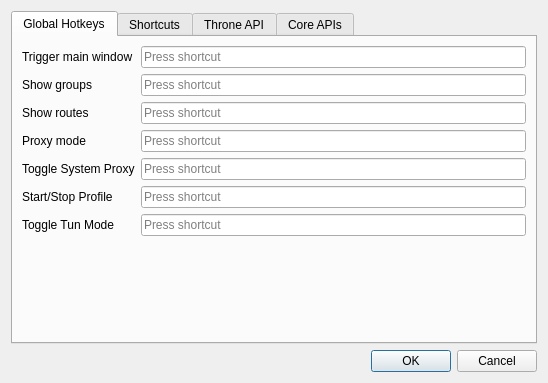
<?xml version="1.0" encoding="UTF-8"?>
<ui version="4.0">
 <class>DialogIntegration</class>
 <widget class="QDialog" name="DialogIntegration">
  <property name="geometry">
   <rect>
    <x>0</x>
    <y>0</y>
    <width>410</width>
    <height>383</height>
   </rect>
  </property>
  <property name="windowTitle">
   <string>Integration Settings</string>
  </property>
  <layout class="QVBoxLayout" name="verticalLayout">
   <item>
    <widget class="QTabWidget" name="tabWidget">
     <property name="currentIndex">
      <number>0</number>
     </property>
     <widget class="QWidget" name="tab">
      <attribute name="title">
       <string>Global Hotkeys</string>
      </attribute>
      <layout class="QFormLayout" name="formLayout">
       <item row="0" column="0">
        <widget class="QLabel" name="label">
         <property name="text">
          <string>Trigger main window</string>
         </property>
         <property name="buddy">
          <cstring>show_mainwindow</cstring>
         </property>
        </widget>
       </item>
       <item row="0" column="1">
        <widget class="QtExtKeySequenceEdit" name="show_mainwindow"/>
       </item>
       <item row="1" column="0">
        <widget class="QLabel" name="label_3">
         <property name="text">
          <string>Show groups</string>
         </property>
         <property name="buddy">
          <cstring>show_groups</cstring>
         </property>
        </widget>
       </item>
       <item row="1" column="1">
        <widget class="QtExtKeySequenceEdit" name="show_groups"/>
       </item>
       <item row="2" column="0">
        <widget class="QLabel" name="label_4">
         <property name="text">
          <string>Show routes</string>
         </property>
         <property name="buddy">
          <cstring>show_routes</cstring>
         </property>
        </widget>
       </item>
       <item row="2" column="1">
        <widget class="QtExtKeySequenceEdit" name="show_routes"/>
       </item>
       <item row="3" column="0">
        <widget class="QLabel" name="label_2">
         <property name="text">
          <string>Proxy mode</string>
         </property>
         <property name="buddy">
          <cstring>system_proxy</cstring>
         </property>
        </widget>
       </item>
       <item row="3" column="1">
        <widget class="QtExtKeySequenceEdit" name="system_proxy"/>
       </item>
       <item row="4" column="0">
        <widget class="QLabel" name="toggle_proxy_l">
         <property name="text">
          <string>Toggle System Proxy</string>
         </property>
         <property name="buddy">
          <cstring>toggle_proxy</cstring>
         </property>
        </widget>
       </item>
       <item row="4" column="1">
        <widget class="QtExtKeySequenceEdit" name="toggle_proxy"/>
       </item>
       <item row="5" column="0">
        <widget class="QLabel" name="toggle_connection_l">
         <property name="text">
          <string>Start/Stop Profile</string>
         </property>
         <property name="buddy">
          <cstring>toggle_connection</cstring>
         </property>
        </widget>
       </item>
       <item row="5" column="1">
        <widget class="QtExtKeySequenceEdit" name="toggle_connection"/>
       </item>
       <item row="6" column="0">
        <widget class="QLabel" name="toggle_tun_l">
         <property name="text">
          <string>Toggle Tun Mode</string>
         </property>
         <property name="buddy">
          <cstring>toggle_tun</cstring>
         </property>
        </widget>
       </item>
       <item row="6" column="1">
        <widget class="QtExtKeySequenceEdit" name="toggle_tun"/>
       </item>
      </layout>
     </widget>
     <widget class="QWidget" name="tab_2">
      <attribute name="title">
       <string>Shortcuts</string>
      </attribute>
      <layout class="QHBoxLayout" name="horizontalLayout">
       <item>
        <widget class="QScrollArea" name="shortcut_area">
         <property name="horizontalScrollBarPolicy">
          <enum>Qt::ScrollBarPolicy::ScrollBarAsNeeded</enum>
         </property>
         <property name="widgetResizable">
          <bool>true</bool>
         </property>
         <widget class="QWidget" name="scrollAreaWidgetContents">
          <property name="geometry">
           <rect>
            <x>0</x>
            <y>0</y>
            <width>59</width>
            <height>16</height>
           </rect>
          </property>
         </widget>
        </widget>
       </item>
      </layout>
     </widget>
     <widget class="QWidget" name="tab_api">
      <attribute name="title">
       <string>Throne API</string>
      </attribute>
      <layout class="QFormLayout" name="apiLayout">
       <item row="0" column="0" colspan="2">
        <widget class="QCheckBox" name="api_enable">
         <property name="text">
          <string>Enable the Throne API</string>
         </property>
        </widget>
       </item>
       <item row="1" column="0">
        <widget class="QLabel" name="api_listen_l">
         <property name="text">
          <string>Listen on</string>
         </property>
         <property name="buddy">
          <cstring>api_listen</cstring>
         </property>
        </widget>
       </item>
       <item row="1" column="1">
        <widget class="QComboBox" name="api_listen">
         <item>
          <property name="text">
           <string>This computer only</string>
          </property>
         </item>
         <item>
          <property name="text">
           <string>Local network</string>
          </property>
         </item>
        </widget>
       </item>
       <item row="2" column="0">
        <widget class="QLabel" name="api_port_l">
         <property name="text">
          <string>Port</string>
         </property>
         <property name="buddy">
          <cstring>api_port</cstring>
         </property>
        </widget>
       </item>
       <item row="2" column="1">
        <widget class="QSpinBox" name="api_port">
         <property name="minimum">
          <number>1</number>
         </property>
         <property name="maximum">
          <number>65535</number>
         </property>
         <property name="value">
          <number>9095</number>
         </property>
        </widget>
       </item>
       <item row="3" column="0">
        <widget class="QLabel" name="api_allow_l">
         <property name="text">
          <string>Allowed addresses</string>
         </property>
         <property name="buddy">
          <cstring>api_allow</cstring>
         </property>
        </widget>
       </item>
       <item row="3" column="1">
        <widget class="QLineEdit" name="api_allow">
         <property name="placeholderText">
          <string>Any address, or e.g. 192.168.1.0/24, 10.0.0.5</string>
         </property>
        </widget>
       </item>
       <item row="4" column="0" colspan="2">
        <widget class="QCheckBox" name="api_admin_lan">
         <property name="toolTip">
          <string>Lets devices on the local network import, delete, change settings, back up and restore through the Throned API. This device can always do so.</string>
         </property>
         <property name="text">
          <string>Allow management from the local network</string>
         </property>
        </widget>
       </item>
       <item row="5" column="0">
        <widget class="QLabel" name="api_key_l">
         <property name="text">
          <string>Key</string>
         </property>
         <property name="buddy">
          <cstring>api_key</cstring>
         </property>
        </widget>
       </item>
       <item row="5" column="1">
        <widget class="QLineEdit" name="api_key">
         <property name="echoMode">
          <enum>QLineEdit::EchoMode::Password</enum>
         </property>
         <property name="readOnly">
          <bool>true</bool>
         </property>
        </widget>
       </item>
       <item row="6" column="1">
        <layout class="QHBoxLayout" name="apiKeyButtons">
         <item>
          <widget class="QPushButton" name="api_key_show">
           <property name="text">
            <string>Show</string>
           </property>
           <property name="checkable">
            <bool>true</bool>
           </property>
          </widget>
         </item>
         <item>
          <widget class="QPushButton" name="api_key_copy">
           <property name="text">
            <string>Copy</string>
           </property>
          </widget>
         </item>
         <item>
          <widget class="QPushButton" name="api_key_regenerate">
           <property name="text">
            <string>Regenerate</string>
           </property>
          </widget>
         </item>
         <item>
          <spacer name="apiKeyButtonsSpacer">
           <property name="orientation">
            <enum>Qt::Orientation::Horizontal</enum>
           </property>
           <property name="sizeHint" stdset="0">
            <size>
             <width>40</width>
             <height>20</height>
            </size>
           </property>
          </spacer>
         </item>
        </layout>
       </item>
       <item row="7" column="1">
        <layout class="QHBoxLayout" name="apiCopyLayout">
         <item>
          <widget class="QPushButton" name="api_copy_env">
           <property name="text">
            <string>Copy for scripts</string>
           </property>
          </widget>
         </item>
         <item>
          <spacer name="apiCopySpacer">
           <property name="orientation">
            <enum>Qt::Orientation::Horizontal</enum>
           </property>
           <property name="sizeHint" stdset="0">
            <size>
             <width>40</width>
             <height>20</height>
            </size>
           </property>
          </spacer>
         </item>
        </layout>
       </item>
       <item row="8" column="0">
        <widget class="QLabel" name="api_status_l">
         <property name="text">
          <string>Status</string>
         </property>
        </widget>
       </item>
       <item row="8" column="1">
        <widget class="QLabel" name="api_status">
         <property name="textFormat">
          <enum>Qt::TextFormat::PlainText</enum>
         </property>
         <property name="wordWrap">
          <bool>true</bool>
         </property>
         <property name="textInteractionFlags">
          <set>Qt::TextInteractionFlag::TextSelectableByMouse</set>
         </property>
        </widget>
       </item>
       <item row="9" column="0" colspan="2">
        <widget class="QLabel" name="api_lan_warning">
         <property name="text">
          <string>Devices on your network can control Throne with this key. Your firewall may ask to allow Throne.</string>
         </property>
         <property name="textFormat">
          <enum>Qt::TextFormat::PlainText</enum>
         </property>
         <property name="wordWrap">
          <bool>true</bool>
         </property>
        </widget>
       </item>
       <item row="10" column="0" colspan="2">
        <widget class="QLabel" name="api_help">
         <property name="textFormat">
          <enum>Qt::TextFormat::RichText</enum>
         </property>
         <property name="wordWrap">
          <bool>true</bool>
         </property>
         <property name="openExternalLinks">
          <bool>true</bool>
         </property>
        </widget>
       </item>
      </layout>
     </widget>
     <widget class="QWidget" name="tab_core_apis">
      <attribute name="title">
       <string>Core APIs</string>
      </attribute>
      <layout class="QVBoxLayout" name="coreApisLayout">
       <item>
        <widget class="QGroupBox" name="clash_api_box">
         <property name="title">
          <string>Clash API</string>
         </property>
         <layout class="QGridLayout" name="gridLayout_clash_api">
          <item row="0" column="0">
           <widget class="QLabel" name="core_box_clash_listen_addr_l">
            <property name="text">
             <string>Listen Address</string>
            </property>
           </widget>
          </item>
          <item row="0" column="1">
           <widget class="MyLineEdit" name="core_box_clash_listen_addr"/>
          </item>
          <item row="0" column="2">
           <widget class="QLabel" name="core_box_clash_api_l">
            <property name="text">
             <string>Listen Port</string>
            </property>
           </widget>
          </item>
          <item row="0" column="3">
           <widget class="MyLineEdit" name="core_box_clash_api"/>
          </item>
          <item row="1" column="0">
           <widget class="QLabel" name="core_box_clash_api_secret_l">
            <property name="text">
             <string>Secret</string>
            </property>
           </widget>
          </item>
          <item row="1" column="1" colspan="3">
           <widget class="MyLineEdit" name="core_box_clash_api_secret"/>
          </item>
         </layout>
        </widget>
       </item>
       <item>
        <widget class="QGroupBox" name="api_service_box">
         <property name="title">
          <string>sing-box API / Dashboard</string>
         </property>
         <layout class="QGridLayout" name="gridLayout_api_service">
          <item row="0" column="0">
           <widget class="QLabel" name="core_box_api_port_l">
            <property name="text">
             <string>Listen Port</string>
            </property>
           </widget>
          </item>
          <item row="0" column="1">
           <widget class="MyLineEdit" name="core_box_api_port"/>
          </item>
          <item row="0" column="2">
           <widget class="QLabel" name="core_box_api_secret_l">
            <property name="text">
             <string>Secret</string>
            </property>
           </widget>
          </item>
          <item row="0" column="3">
           <widget class="MyLineEdit" name="core_box_api_secret"/>
          </item>
          <item row="1" column="0" colspan="3">
           <widget class="QLabel" name="core_box_api_hint">
            <property name="text">
             <string>Loopback only. Leave the port empty to keep the web dashboard off.</string>
            </property>
           </widget>
          </item>
          <item row="1" column="3">
           <widget class="QPushButton" name="core_box_api_regen">
            <property name="text">
             <string>Regenerate Secret</string>
            </property>
           </widget>
          </item>
         </layout>
        </widget>
       </item>
       <item>
        <spacer name="coreApisSpacer">
         <property name="orientation">
          <enum>Qt::Orientation::Vertical</enum>
         </property>
         <property name="sizeHint" stdset="0">
          <size>
           <width>20</width>
           <height>40</height>
          </size>
         </property>
        </spacer>
       </item>
      </layout>
     </widget>
    </widget>
   </item>
   <item>
    <widget class="QDialogButtonBox" name="buttonBox">
     <property name="focusPolicy">
      <enum>Qt::FocusPolicy::StrongFocus</enum>
     </property>
     <property name="standardButtons">
      <set>QDialogButtonBox::StandardButton::Cancel|QDialogButtonBox::StandardButton::Ok</set>
     </property>
    </widget>
   </item>
  </layout>
 </widget>
 <customwidgets>
  <customwidget>
   <class>QtExtKeySequenceEdit</class>
   <extends>QKeySequenceEdit</extends>
   <header>include/ui/widget/QtExtKeySequenceEdit.h</header>
  </customwidget>
  <customwidget>
   <class>MyLineEdit</class>
   <extends>QLineEdit</extends>
   <header>include/ui/utils/MyLineEdit.h</header>
  </customwidget>
 </customwidgets>
 <tabstops>
  <tabstop>buttonBox</tabstop>
 </tabstops>
 <resources/>
 <connections>
  <connection>
   <sender>buttonBox</sender>
   <signal>accepted()</signal>
   <receiver>DialogIntegration</receiver>
   <slot>accept()</slot>
   <hints>
    <hint type="sourcelabel">
     <x>258</x>
     <y>255</y>
    </hint>
    <hint type="destinationlabel">
     <x>199</x>
     <y>149</y>
    </hint>
   </hints>
  </connection>
  <connection>
   <sender>buttonBox</sender>
   <signal>rejected()</signal>
   <receiver>DialogIntegration</receiver>
   <slot>reject()</slot>
   <hints>
    <hint type="sourcelabel">
     <x>258</x>
     <y>255</y>
    </hint>
    <hint type="destinationlabel">
     <x>199</x>
     <y>149</y>
    </hint>
   </hints>
  </connection>
 </connections>
</ui>
